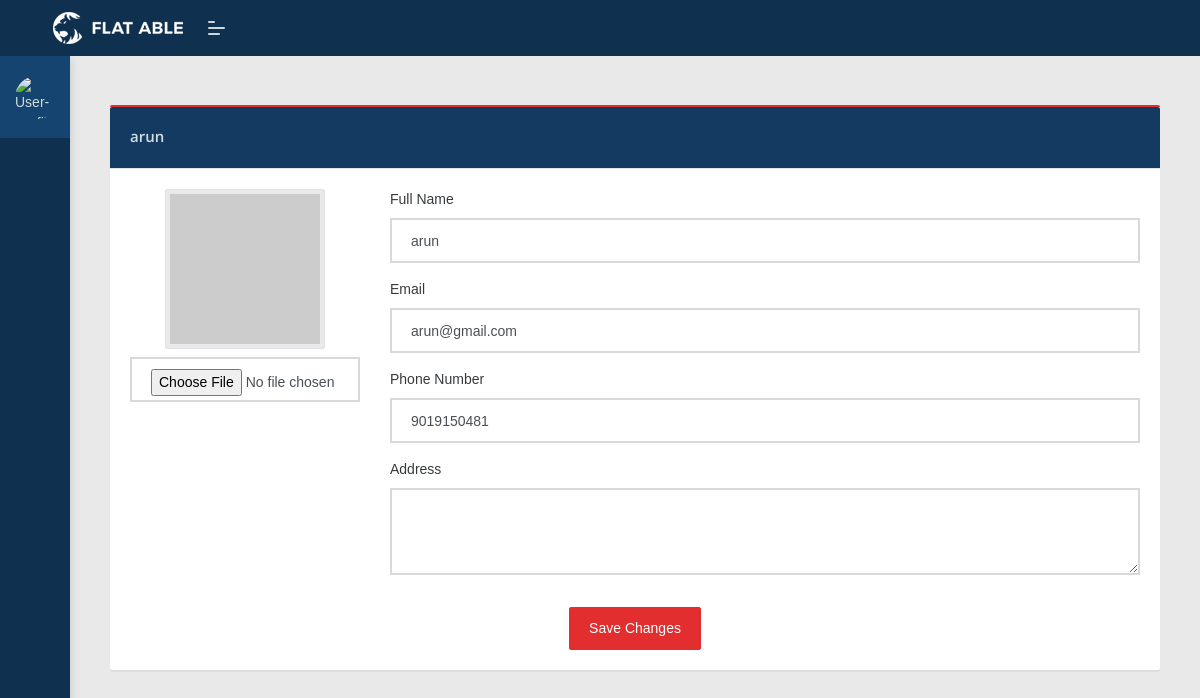
/company_profile (signed in), run on an earlier commit of the app's database.
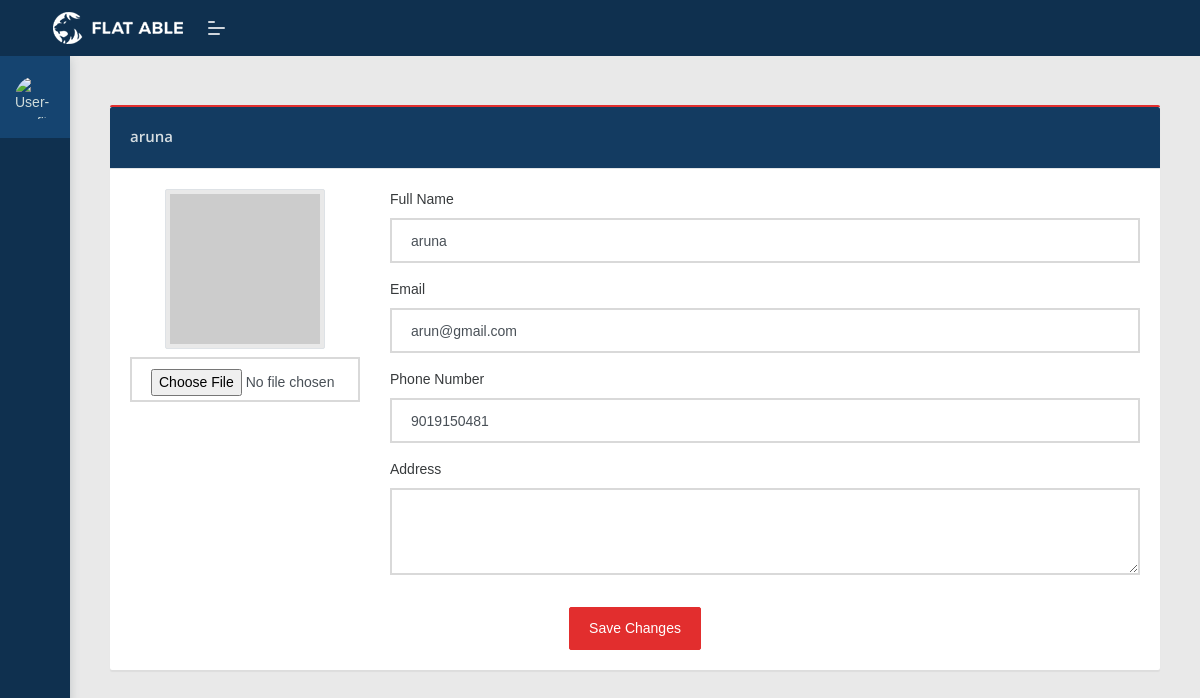
And on a later commit of the database.
### external_jobs/models.py (models this page shows, shortened)
class NewUser(AbstractUser):
    user_type = models.CharField(max_length=100, default='user')
    fullname= models.CharField(max_length=250, blank=True)
    phone_no = models.CharField(max_length=100, blank=True)
    address = models.CharField(max_length=500, blank=True)  # New field for address
    profile_image = models.ImageField(upload_to='profile_images/', blank=True, null=True)  # New field for profile image

### external_jobs/views.py (the view, shortened to what this page needs)
# urls.py: path('company_profile',views.company_profile,name="company_profile"),
@login_required
def company_profile(request):
    username= request.user.fullname
    logo=request.user.profile_image
    user = request.user  # Get the logged-in user
    return render(request, 'company_profile.html', {'user': user,'username':username,'logo':logo})

### external_jobs/templates/company_profile.html (shortened to what this page needs)
{% extends 'company_base.html' %}
{% block content %}
<div class="container mt-4">
    <div class="card">
        <div class="card-header bg-primary " style="background-color: #133b61!important ;">
            <h5 style="color: #d5dde1 !important;;">{{ user.fullname }}</h5>
        </div>
        <div class="card-body">
            <form method="POST" enctype="multipart/form-data">
                <div class="row">
                    <div class="col-md-3 text-center">
                        {% if user.profile_image %}
                            <img src="{{ user.profile_image.url }}" alt="Profile Image" class="img-thumbnail" width="150">
                        {% else %}
                            <img src="https://via.placeholder.com/150" alt="No Profile Image" class="img-thumbnail">
                        {% endif %}
                        <br>
                        <input type="file" name="profile_image" class="form-control mt-2">
                    </div>
                    <div class="col-md-9">
                        <div class="mb-3">
                            <label class="form-label">Full Name</label>
                            <input type="text" name="fullname" class="form-control" value="{{ user.fullname }}">
                        </div>
                            <div class="mb-3">
                                <label class="form-label">Email</label>
                                <input type="text" name="email" class="form-control" value="{{ user.username }}">
                            </div>
                        <div class="mb-3">
                            <label class="form-label">Phone Number</label>
                            <input type="text" name="phone_no" class="form-control" value="{{ user.phone_no }}">
                        </div>
                        <div class="mb-3">
                            <label class="form-label">Address</label>
                            <textarea name="address" class="form-control" rows="3">{{ user.address }}</textarea>
                        </div>
                    </div>
                </div>
                <div class="text-center mt-3">
                    <button type="submit" class="btn btn-success">Save Changes</button>
                </div>
            </form>
        </div>
    </div>
</div>
{% endblock %}

What changed in the data, as far as the page shows it:
changed NewUser "arun@gmail.com": fullname "arun" → "aruna"
